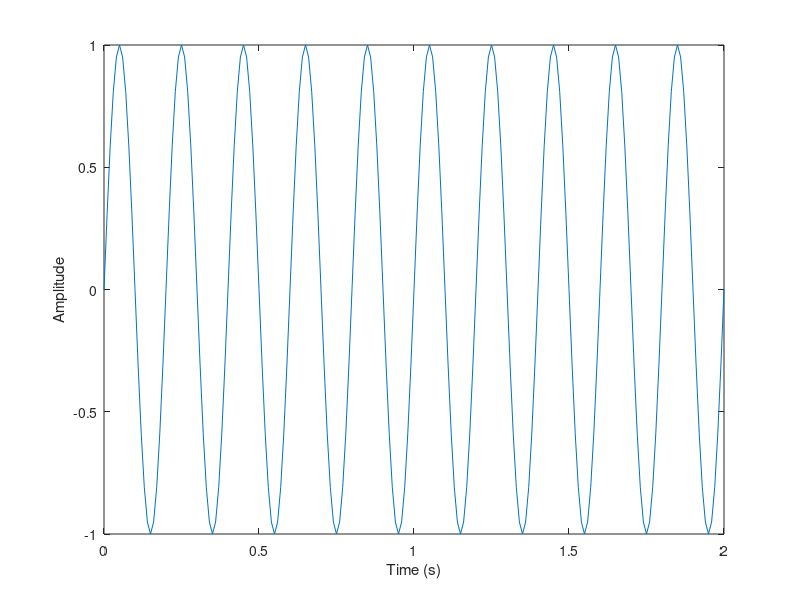

Write the MATLAB code that produced this figure.
% Generate a script file which produces a sine wave by taking frequency as an input at run time.

t=0:0.01:2;
f=input("Enter frequency: ");
y=sin(2*pi*f*t);
plot(t,y);
xlabel("Time (s)");
ylabel("Amplitude");
